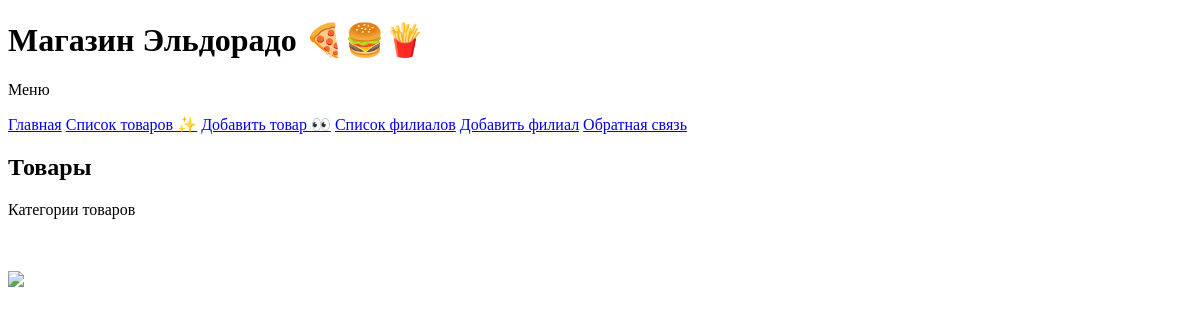
/products, run on an earlier commit of the app's database.
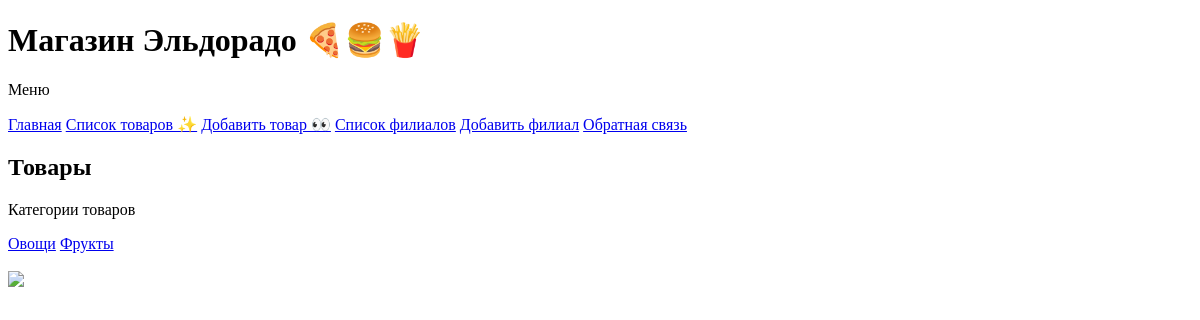
And on a later commit of the database.
### core/models.py (models this page shows, shortened)
class ProductCategory(models.Model):
    name = models.CharField(max_length=200, verbose_name='Название')
    class Meta:
        verbose_name = 'Категория товара'
        verbose_name_plural = 'Категории товаров'

### core/views.py (the view)
# urls.py: path('products', products),
def products(request):
    categories = ProductCategory.objects.all() # select * from Product_category
    context = {'categories': categories}
    return render(request, 'products.html', context)

### templates/products.html (shortened to what this page needs)
{% extends 'base.html' %}
{% block content %}
<h2>Товары</h2>
<p>Категории товаров</p>
{% for category in categories %}
<a href="/categories/{{ category.id }}">{{ category.name }}</a>
{% endfor %}
{% endblock %}

What changed in the data, as far as the page shows it:
added ProductCategory: name "Овощи"
added ProductCategory: name "Фрукты"
